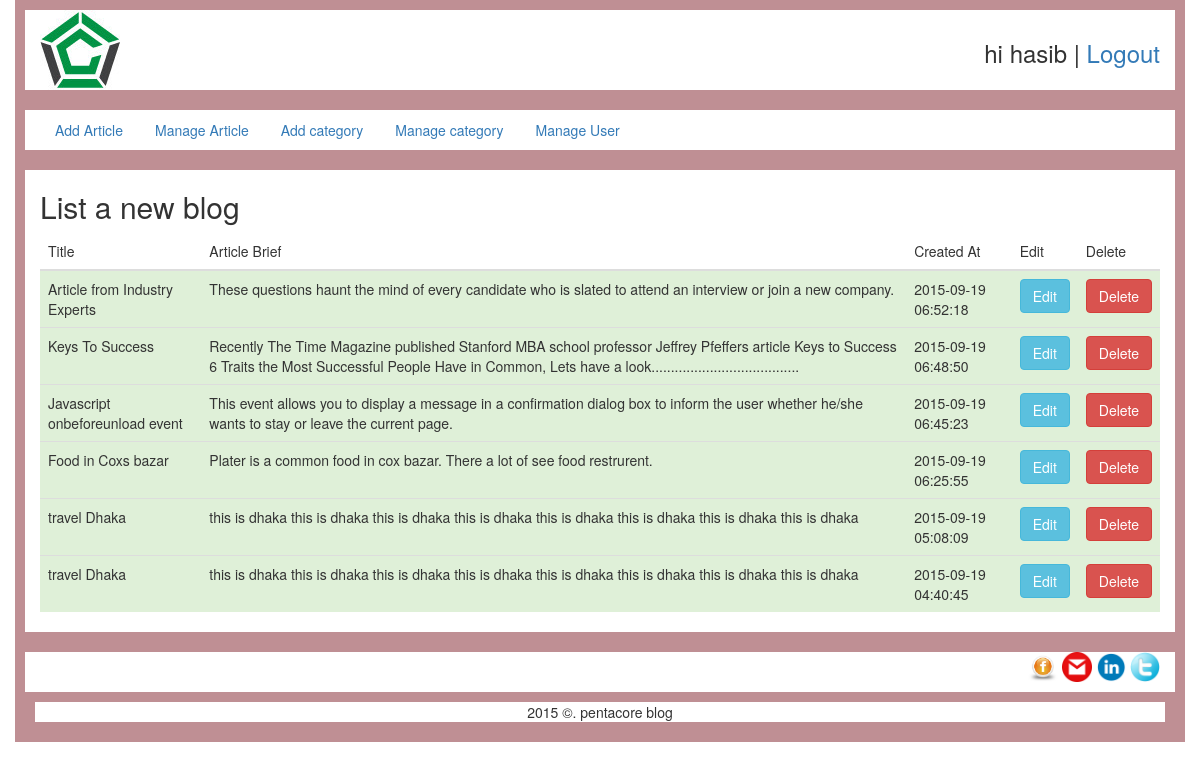
Page /admin/listArticle.php (signed in) on the committed database.
### tables this page shows
CREATE TABLE `article` (
  `article_id` int(11) unsigned NOT NULL AUTO_INCREMENT,
  `article_title` varchar(255) DEFAULT NULL,
  `article_subtitle` varchar(255) DEFAULT NULL,
  `category_id` int(11) NOT NULL,
  `article_sequence` int(11) NOT NULL,
  `article_brief` longtext,
  `article_details` longtext,
  `user_id` int(11) NOT NULL,
  `article_deleted` tinyint(4) NOT NULL DEFAULT '1',
  `article_deleted_at` timestamp NOT NULL DEFAULT '0000-00-00 00:00:00' ON UPDATE CURRENT_TIMESTAMP,
  `article_created_at` timestamp NOT NULL DEFAULT '0000-00-00 00:00:00' ON UPDATE CURRENT_TIMESTAMP,
  `article_total_hits` int(11) NOT NULL,
  `article_img` varchar(255) NOT NULL,
  PRIMARY KEY (`article_id`)
);

### admin/dbClass.php (called while the page is built, shortened)
<?php
class blogClass{
    public $conn;
    public function __construct(){
        $serverName = "localhost";
        $userName 	= "root";
        $password 	= "";
        $db 		= "blog";
        $this->conn 		= new mysqli($serverName,$userName,$password,$db);
    }
    public function selectArticle($user_id){
        $sql="SELECT article_id, article_title, article_subtitle, category_id, article_sequence, article_brief, article_details, user_id, article_deleted, article_deleted_at, article_created_at, article_total_hits FROM article WHERE article_deleted = 1 AND user_id=$user_id ORDER BY article_id DESC ";
        $resArticleAll=$this->conn->query($sql);
        return $resArticleAll;
    }
}

### admin/listArticle.php (the view, shortened to what this page needs)
	--><?php
include_once'dbClass.php';
?>
<!DOCTYPE html>
<html>
<head>
    <link rel="stylesheet" type="text/css" href="style.css"/>
    <link rel="stylesheet" type="text/css" href="Bootstrap/bootstrap.min.css"/>
</head>
<body>
<div class="container">
    <div class="row">
        <div class="col-md-12" style="border:10px solid #BF8F94 ">
            <img src="img/Thumb.jpg">
            <div style="float:right; margin-top:10px">
                <h3>hi <?php echo $_SESSION["user_name"]; ?> | <a href="login/logout.php">Logout</a></h3>
            </div>
        </div>
    </div>
    <div class="row">
        <div class="col-md-12" style="border:10px solid #BF8F94 ">
            <ul class="nav nav-pills">
                <li><a href="insertArticle.php">Add Article</a></li>
                <li><a href="listArticle.php">Manage Article</a></li>
                <li><a href="insertCategory.php">Add category</a></li>
                <li><a href="listCategory.php">Manage category</a></li>
                <li><a href="listUser.php">Manage User</a></li>
            </ul>
        </div>
    </div>
    <div class="row">
        <div class="col-md-12" style="border:10px solid #BF8F94;">
            <div><h2>List a new blog</h2></div>
            <table class="table">
                <thead>
                <tr>
                    <th>Title</th>
                    <th>Article Brief</th>
                    <th>Created At</th>
                    <th>Edit</th>
                    <th>Delete</th>
                </tr>
                </thead>
                <tbody>
            <?php
            $blog=new blogClass;
            $allArticle=$blog->selectArticle($_SESSION["user_id"]);
            while($article=$allArticle->fetch_assoc()){?>
                <tr class="success">
                    <td><?php echo $article["article_title"]?></td>
                    <td><?php echo $article["article_brief"]?></td>
                    <td><?php echo $article["article_created_at"]?></td>
                    <td><a href="editArticle.php?id=<?php echo $article["article_id"]?>" class="btn btn-info">Edit</a></td>
                    <td>
                        <form method="post" action="listArticle.php">
                            <input name="delete" type="submit" id="delete" value="Delete" class="btn btn-danger">
                        </form>
                    </td>
                </tr>
            <?php
            }
            ?>
                </tbody>
            </table>
        </div>
    </div>
    <div class="row">
        <div class="col-md-12" style="border:10px solid #BF8F94 ">
            <div style="float:right; margin-bottom:10px" >
                <a href="http://facebook.com"><img src="img/facebook.png" style="height:30px; width:30px"></a>
                <a href="#"><img src="img/gmail-icon.png" style="height:30px; width:30px"></a>
                <a href="#"><img src="img/linkdin.png" style="height:30px; width:30px"></a>
                <a href="#"><img src="img/twitter.png" style="height:30px; width:30px"></a>
            </div>
            <div class="row" >
                <div class="col-md-12" style="border:10px solid #BF8F94; text-align:center" >
                    <div class="page-footer">
                        <div class="page-footer-inner">
                            2015 &copy;. pentacore blog
                        </div>
                    </div>
                </div>
            </div>
        </div>
    </div>
</div>
</body>
</html>

### admin/login/css/style.css (style rules this page uses)
html, body, div, span, applet, object, iframe, h1, h2, h3, h4, h5, h6, p, blockquote, pre, a, abbr, acronym, address, big, cite, code, del, dfn, em, img, ins, kbd, q, s, samp, small, strike, strong, sub, sup, tt, var, b, u, i, center, dl, dt, dd, ol, ul, li, fieldset, form, label, legend, table, caption, tbody, tfoot, thead, tr, th, td, article, aside, canvas, details, embed, figure, figcaption, footer, header, hgroup, menu, nav, output, ruby, section, summary, time, mark, audio, video { margin: 0; padding: 0; border: 0; font-size: 100%; font: inherit; vertical-align: baseline; }
body { line-height: 1; }
ol, ul { list-style: none; }
table { border-collapse: collapse; border-spacing: 0; }
body { font: 12px/20px 'Lucida Grande', Verdana, sans-serif; color: #404040; background: #ebc9a2; }
input, textarea, select, label { font-family: inherit; font-size: 12px; -webkit-box-sizing: border-box; -moz-box-sizing: border-box; box-sizing: border-box; }
* { margin: 0; padding: 0; border: 0; }
body { background: url(../images/bg.png) repeat; font-family: "HelveticaNeue-Light", "Helvetica Neue Light", "Helvetica Neue", Helvetica, Arial, "Lucida Grande", sans-serif; font-weight:300; text-align: left; text-decoration: none; }

### rows in the picture
article: article_title "Article from Industry Experts", article_brief "These questions haunt the mind of every candidate who is slated to attend an interview or join a new company.", article_created_at "2015-09-19 06:52:18"
article: article_title "Keys To Success", article_brief "Recently The Time Magazine published Stanford MBA school professor Jeffrey Pfeffers article Keys to Success 6 Traits the Most Successful People Have in Common, Lets have a look......................................", article_created_at "2015-09-19 06:48:50"
article: article_title "Javascript onbeforeunload event", article_brief "This event allows you to display a message in a confirmation dialog box to inform the user whether he/she wants to stay or leave the current page.", article_created_at "2015-09-19 06:45:23"
article: article_title "Food in Coxs bazar", article_brief "Plater is a common food in cox bazar. There a lot of see food restrurent.", article_created_at "2015-09-19 06:25:55"
article: article_title "travel Dhaka", article_brief "this is dhaka this is dhaka this is dhaka this is dhaka this is dhaka this is dhaka this is dhaka this is dhaka", article_created_at "2015-09-19 05:08:09"
article: article_title "travel Dhaka", article_brief "this is dhaka this is dhaka this is dhaka this is dhaka this is dhaka this is dhaka this is dhaka this is dhaka", article_created_at "2015-09-19 04:40:45"

### other values in the picture
$_SESSION["user_name"] "hasib"
